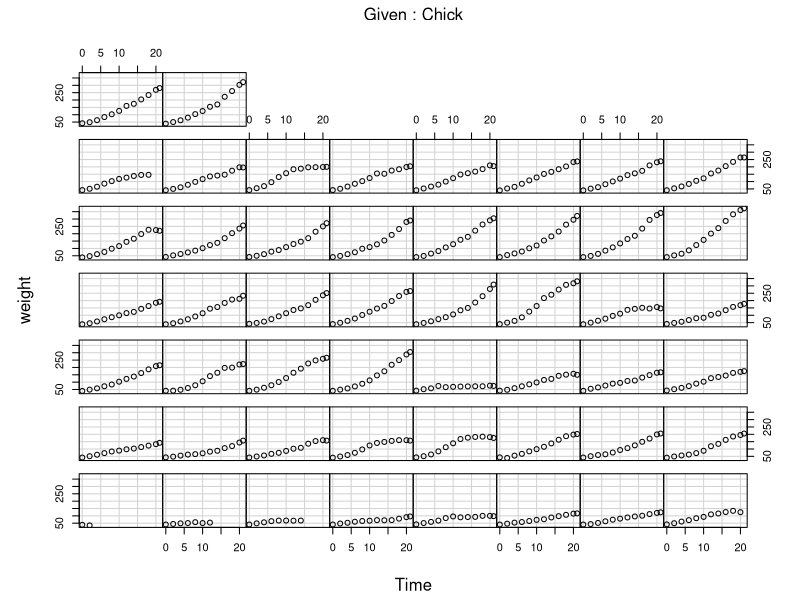
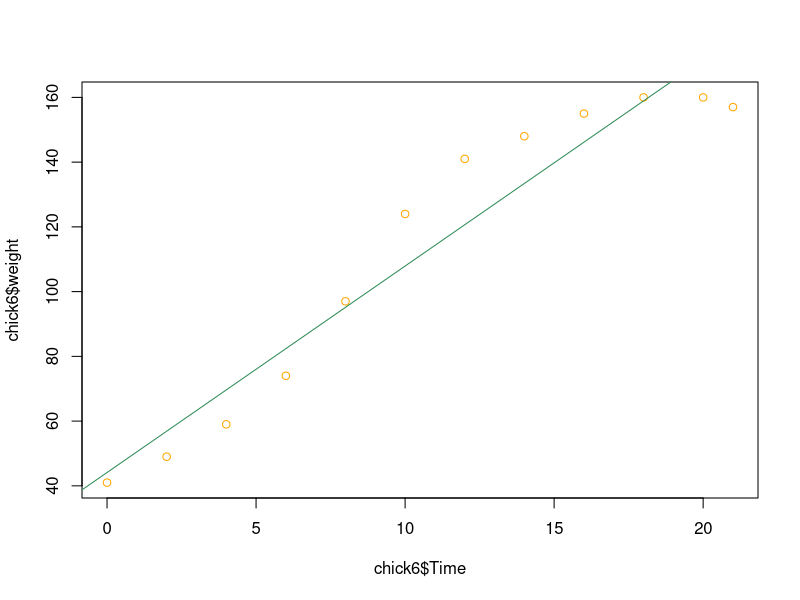
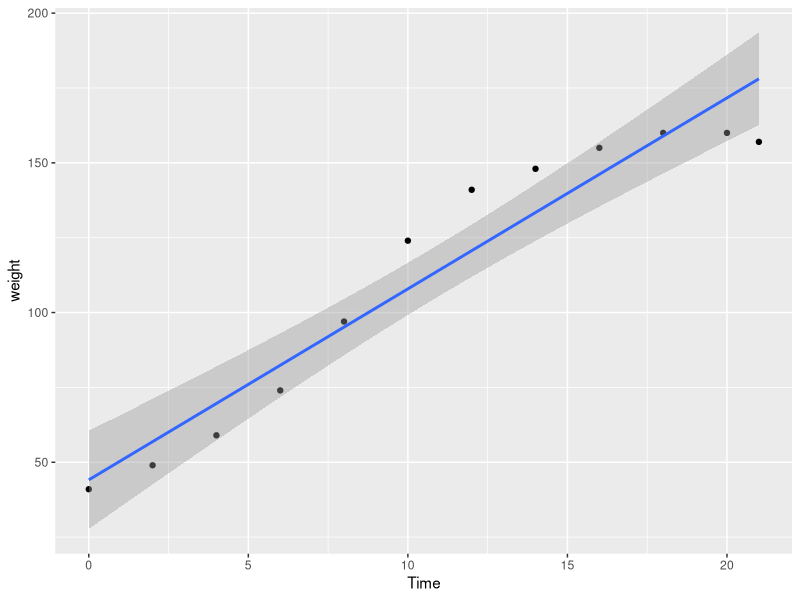
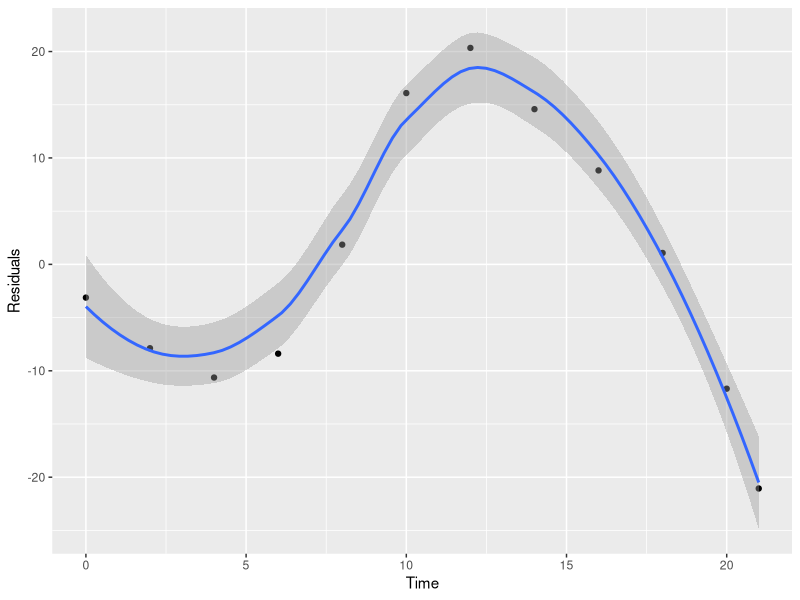
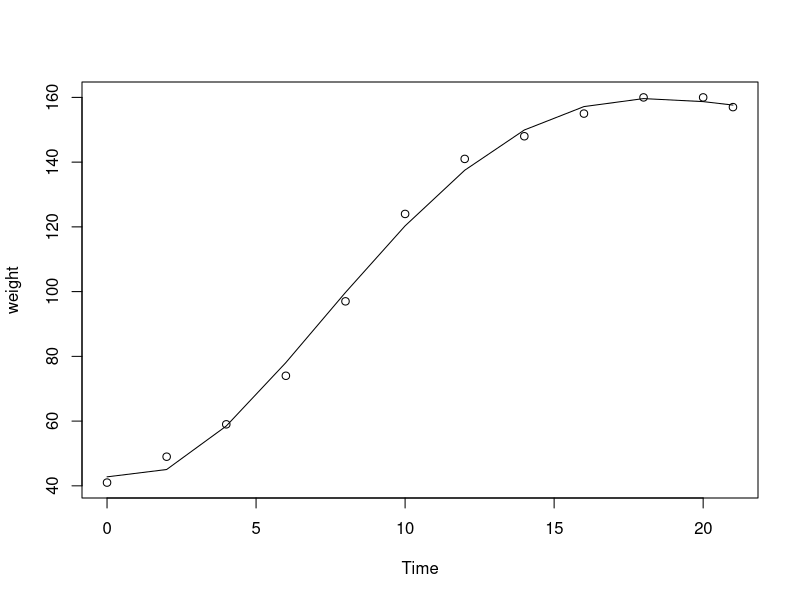
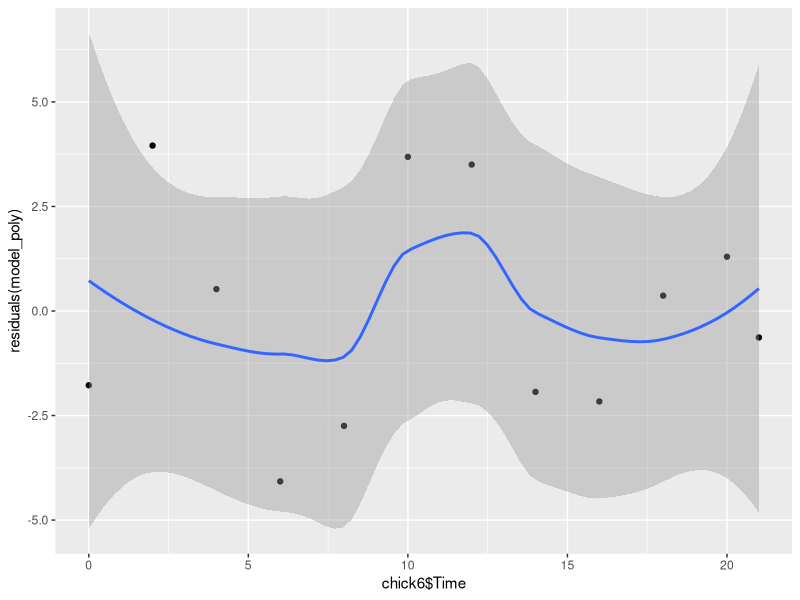
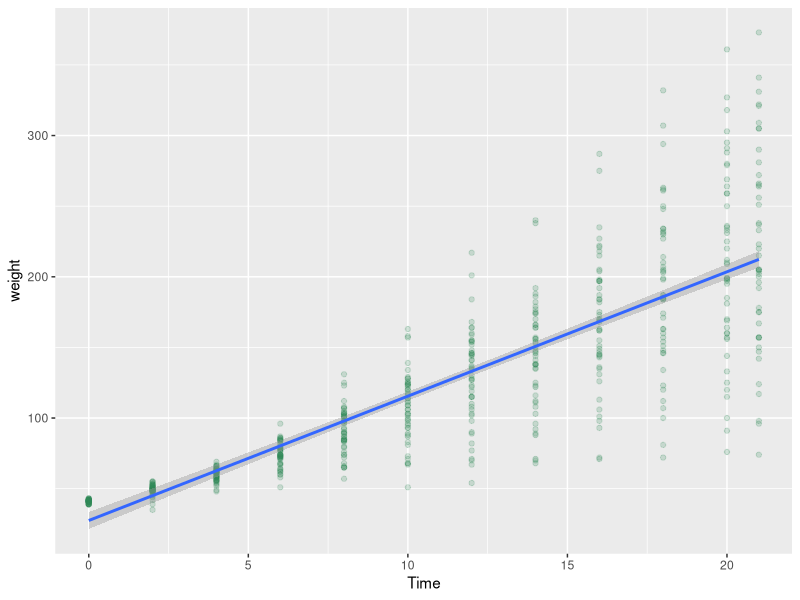
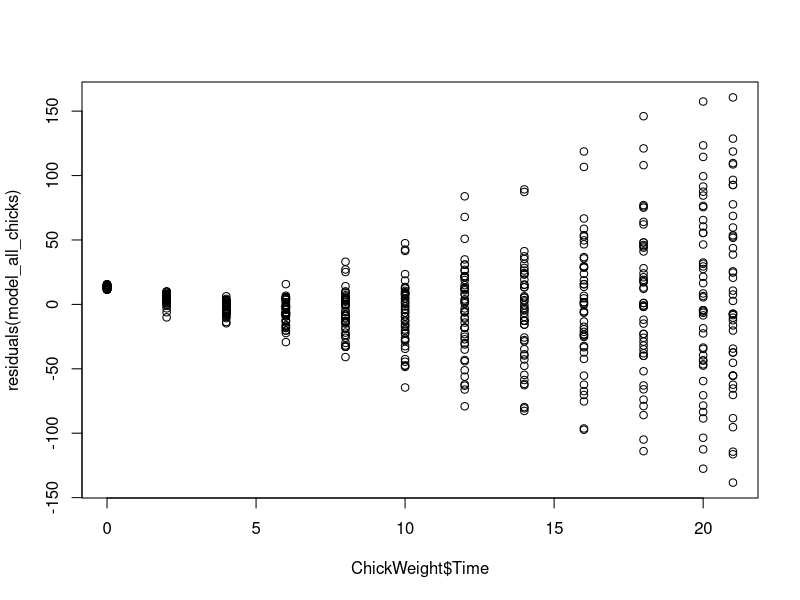

Here is the R script that generated these plots, in order:
## ---- chunk 1
knitr::opts_chunk$set(echo = TRUE)
library(ggplot2)
library(MASS)
library(xtable)
library(knitr)
## ---- chunk 2

names(ChickWeight)
## ---- chunk 3
coplot(weight ~ Time | Chick, data = ChickWeight, type='b', show.given = FALSE)
# plot(weight~ Time, data = ChickWeight)
## ---- chunk 4
chick6 <- ChickWeight[ChickWeight$Chick == 6, ]
model_chick6 <- lm(weight~Time, data = chick6)
summary(model_chick6)

# plotting the model
plot(chick6$Time, chick6$weight, col='orange')
abline(model_chick6, col='seagreen')

ggplot(chick6, aes(x=Time, y=weight)) + 
  geom_point() + 
  geom_smooth(method = 'lm')

# plotting the residuals
ggplot() +
  geom_point(aes(x=chick6$Time, y=residuals(model_chick6))) + 
  geom_smooth(aes(x=chick6$Time, y=residuals(model_chick6))) + 
  xlab("Time") + ylab("Residuals")
  
# plot(chick6$Time, residuals(model_chick6), xlab = "Time", ylab = "Residuals")
# abline(h=0, col='gray')
## ---- chunk 5
# constructing polynomial model
model_poly <- lm(weight ~ Time + I(Time ^2) + I(Time ^3) + I(Time^4), data = chick6)
with(chick6, plot(Time, weight))
lines(chick6$Time, fitted(model_poly))
# summary(model_poly)

# plotting the residuals
ggplot() + 
  geom_point(aes(x=chick6$Time, y=residuals(model_poly))) + 
  geom_smooth(aes(x=chick6$Time, y=residuals(model_poly)))

## ---- chunk 6
# plotting linear regression
model_all_chicks <- lm(weight~Time, data = ChickWeight)
ggplot(ChickWeight, aes(x=Time, y=weight)) + 
  geom_point(alpha = 0.2, col='seagreen') + 
  geom_smooth(method = 'lm')

# plotting residuals
plot(ChickWeight$Time, residuals(model_all_chicks))
## ---- chunk 7
# plot polynomial regression
model_all_chicks_poly <- lm(weight ~ Time + I(Time^2) + I(Time ^3), data = ChickWeight)
# model_all_chicks_poly <- lm(weight ~ Time + I(Time^2) , data = ChickWeight)
with(ChickWeight, plot(x=Time, y=weight))
lines(seq(0, max(ChickWeight$Time)), 
      predict(model_all_chicks_poly, newdata = data.frame(Time = seq(0, max(ChickWeight$Time)))))
# fitted(model_all_chicks_poly)
# predict(model_all_chicks_poly, newdata = data.frame(Time = seq(0, max(ChickWeight$Time))))
# summary(model_all_chicks_poly)

# plot residuals

## ---- chunk 8
model4 <- lm(weight~Time + I(Time^2) + factor(Diet), data = ChickWeight)
## ---- chunk 9
x0 <- rep(1, 12)
x1 <- c(1,1,1,1,0,0,0,0,0,0,0,0)
x2 <- c(0,0,0,0,1,1,1,1,0,0,0,0)
x3 <- c(0,0,0,0,0,0,0,0,1,1,1,1)
Y <- c(33, 36, 35, 35, 31, 29, 31, 29, 37, 39, 36, 36)
X <- cbind(x0, x1, x2)

## ---- chunk 10
# model6 <- lm(Y~X-1)
model6 <- lm(Y~X)
tmp <- summary(model6)$coefficients
row.names(tmp) <- c("Intercept", "France", "Italy")
kable(tmp)
## ---- chunk 11

